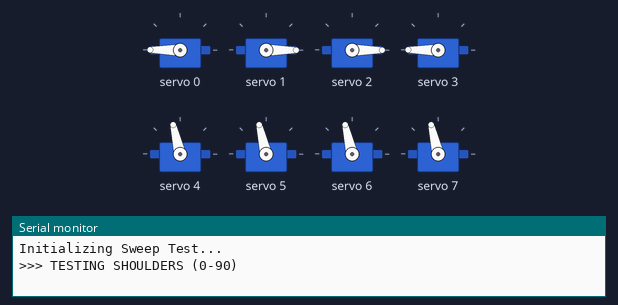
A sketch run on a simulated Arduino Uno, built with avr-gcc and run on an emulated ATmega328P. Shown: 8 × servo, the last lines printed to the serial monitor.

Above: at 1.05 s.
At 2.65 s:
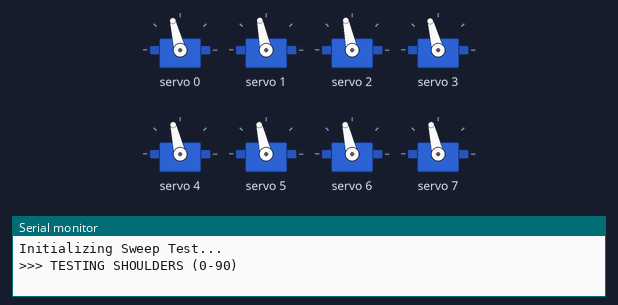
At 4.25 s:
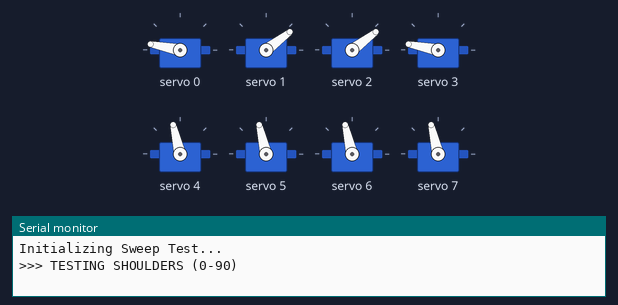
At 7.45 s:
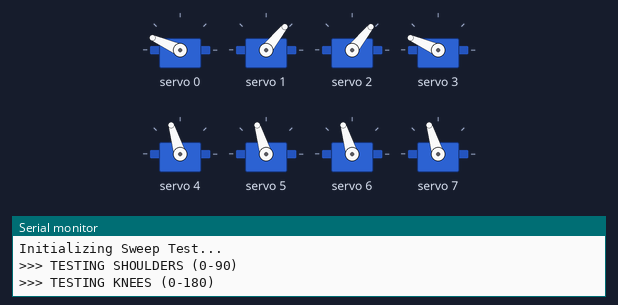
At 10.65 s:
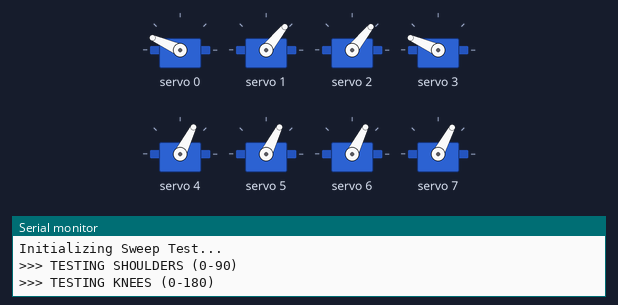
At 13.9 s:
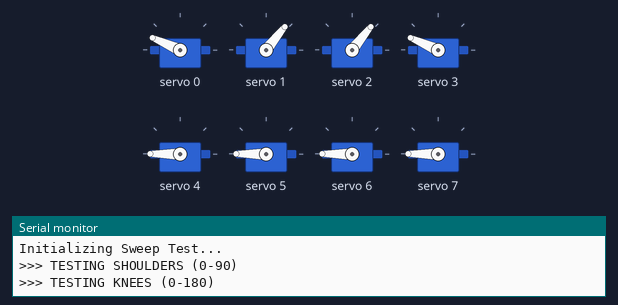
Timing chart, 0 to 17.8 s (numbered marks = the images above):
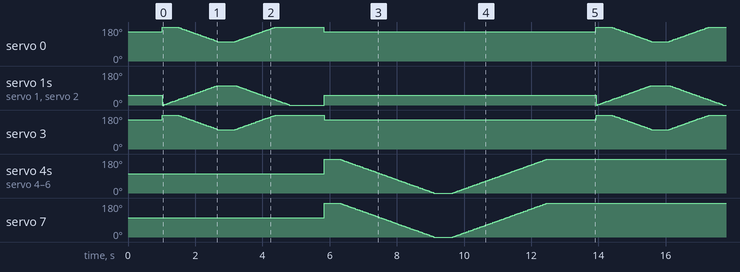

The sketch:

AllServoTesting.ino
```cpp
/*
  Quadruped Full Sweep Test (Shoulder Cap 90, Knee Full 180)

  This sketch automatically sweeps the robot to verify your joint limits.

  CONFIG:
  - Shoulders: 0 to 90 degrees
  - Knees: 0 to 180 degrees

  WIRING:
  - FL Hip: Ch 0 | FL Knee: Ch 4
  - FR Hip: Ch 1 | FR Knee: Ch 5
  - BL Hip: Ch 2 | BL Knee: Ch 6
  - BR Hip: Ch 3 | BR Knee: Ch 7
*/

#include <Wire.h>
#include <Adafruit_PWMServoDriver.h>

Adafruit_PWMServoDriver pwm = Adafruit_PWMServoDriver();

// --- Calibrated Settings ---
#define SERVOMIN  110
#define SERVOMAX  550
#define SWEEP_DELAY 15 // Time in ms between steps (Lower = Faster)

// --- The Servo Joint Class ---
class ServoJoint {
  private:
    int channel;
    bool isInverse;
    String name;

  public:
    ServoJoint(String n, int ch, bool inverse) {
      name = n;
      channel = ch;
      isInverse = inverse;
    }

    void setAngle(int angle) {
      int finalAngle = angle;

      // Inverse Logic
      if (isInverse) {
        finalAngle = 180 - angle;
      }

      finalAngle = constrain(finalAngle, 0, 180);

      // Map Angle to Calibrated Pulse Widths
      uint16_t pulseLength = map(finalAngle, 0, 180, SERVOMIN, SERVOMAX);

      pwm.setPWM(channel, 0, pulseLength);
    }
};

// --- Create the 8 Joints (YOUR CONFIGURATION) ---

// SHOULDERS (Channels 0-3)
ServoJoint FL_Hip("FL_Hip", 0, true);
ServoJoint FR_Hip("FR_Hip", 1, false);
ServoJoint BL_Hip("BL_Hip", 2, false);
ServoJoint BR_Hip("BR_Hip", 3, true);

// KNEES (Channels 4-7)
// Using the 'true' settings you confirmed work for your robot
ServoJoint FL_Knee("FL_Knee", 4, true);
ServoJoint FR_Knee("FR_Knee", 5, true);
ServoJoint BL_Knee("BL_Knee", 6, true);
ServoJoint BR_Knee("BR_Knee", 7, true);

void setup() {
  Serial.begin(9600);
  Serial.println("Initializing Sweep Test...");

  pwm.begin();
  pwm.setPWMFreq(50);

  delay(10);

  // Start at a neutral pose
  FL_Hip.setAngle(45); FR_Hip.setAngle(45); BL_Hip.setAngle(45); BR_Hip.setAngle(45);
  FL_Knee.setAngle(90); FR_Knee.setAngle(90); BL_Knee.setAngle(90); BR_Knee.setAngle(90);
  delay(1000);
}

void loop() {

  // --- PHASE 1: TEST SHOULDERS (0 to 90) ---
  // Knees stay at 90 (Neutral)
  Serial.println(">>> TESTING SHOULDERS (0-90)");

  // Up (0 -> 90)
  for (int ang = 0; ang <= 90; ang++) {
    FL_Hip.setAngle(ang); FR_Hip.setAngle(ang); BL_Hip.setAngle(ang); BR_Hip.setAngle(ang);
    delay(SWEEP_DELAY);
  }
  delay(500);

  // Down (90 -> 0)
  for (int ang = 90; ang >= 0; ang--) {
    FL_Hip.setAngle(ang); FR_Hip.setAngle(ang); BL_Hip.setAngle(ang); BR_Hip.setAngle(ang);
    delay(SWEEP_DELAY);
  }
  delay(1000); // Pause before next phase


  // --- PHASE 2: TEST KNEES (0 to 180) ---
  // Shoulders stay at 45 (Middle of their range)
  Serial.println(">>> TESTING KNEES (0-180)");

  // Shoulders to 45
  FL_Hip.setAngle(45); FR_Hip.setAngle(45); BL_Hip.setAngle(45); BR_Hip.setAngle(45);

  // Up (0 -> 180)
  for (int ang = 0; ang <= 180; ang++) {
    FL_Knee.setAngle(ang); FR_Knee.setAngle(ang); BL_Knee.setAngle(ang); BR_Knee.setAngle(ang);
    delay(SWEEP_DELAY);
  }
  delay(500);

  // Down (180 -> 0)
  for (int ang = 180; ang >= 0; ang--) {
    FL_Knee.setAngle(ang); FR_Knee.setAngle(ang); BL_Knee.setAngle(ang); BR_Knee.setAngle(ang);
    delay(SWEEP_DELAY);
  }
  delay(1000);
}
```

Measured:
- by itself, servo 0, servo 3: moves between 103° and 180°, repeating every 12.9 s
